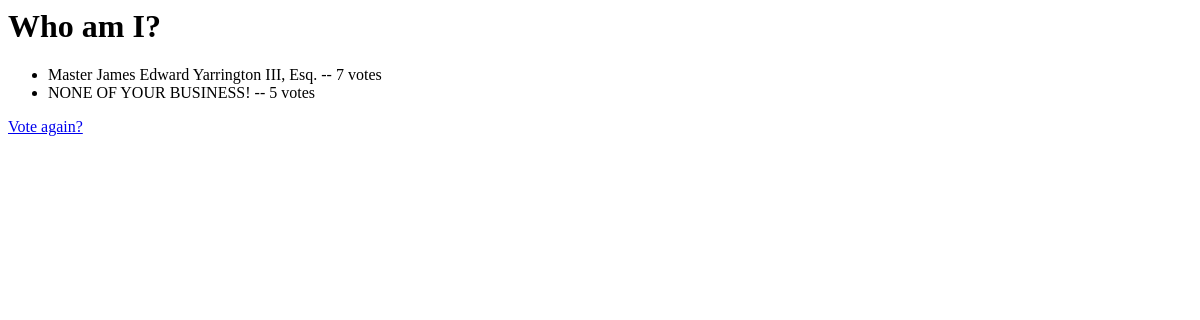
/polls/1/results/, run on an earlier commit of the app's database.
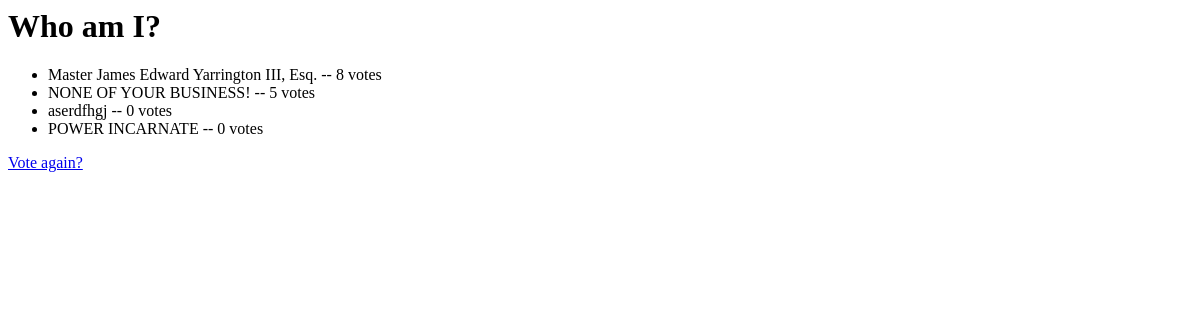
And on a later commit of the database.
### polls/models.py (models this page shows, shortened)
class Choice(models.Model):
	question = models.ForeignKey(Question, on_delete = models.CASCADE)
	choice_text = models.CharField(max_length = 200)
	votes = models.IntegerField(default = 0)

### polls/views.py (the view)
# urls.py: url(r'^(?P<pk>[0-9]+)/results/$', views.ResultsView.as_view(), name = 'results'),
class ResultsView(generic.DetailView):
	model = Question
	template_name = 'polls/results.html'

### polls/templates/polls/results.html
<h1>{{ question.question_text }}</h1>
<ul>
	{% for choice in question.choice_set.all %}
		<li>{{ choice.choice_text }} -- {{ choice.votes }} vote{{ choice.votes|pluralize }}</li>
	{% endfor %}
</ul>
<a href="{% url 'polls:detail' question.id %}">Vote again?</a>

What changed in the data, as far as the page shows it:
changed Choice "Master James Edward Yarrington III, Esq.": votes "7" → "8"
added Choice: choice_text "aserdfhgj", votes "0"
added Choice: choice_text "POWER INCARNATE", votes "0"
